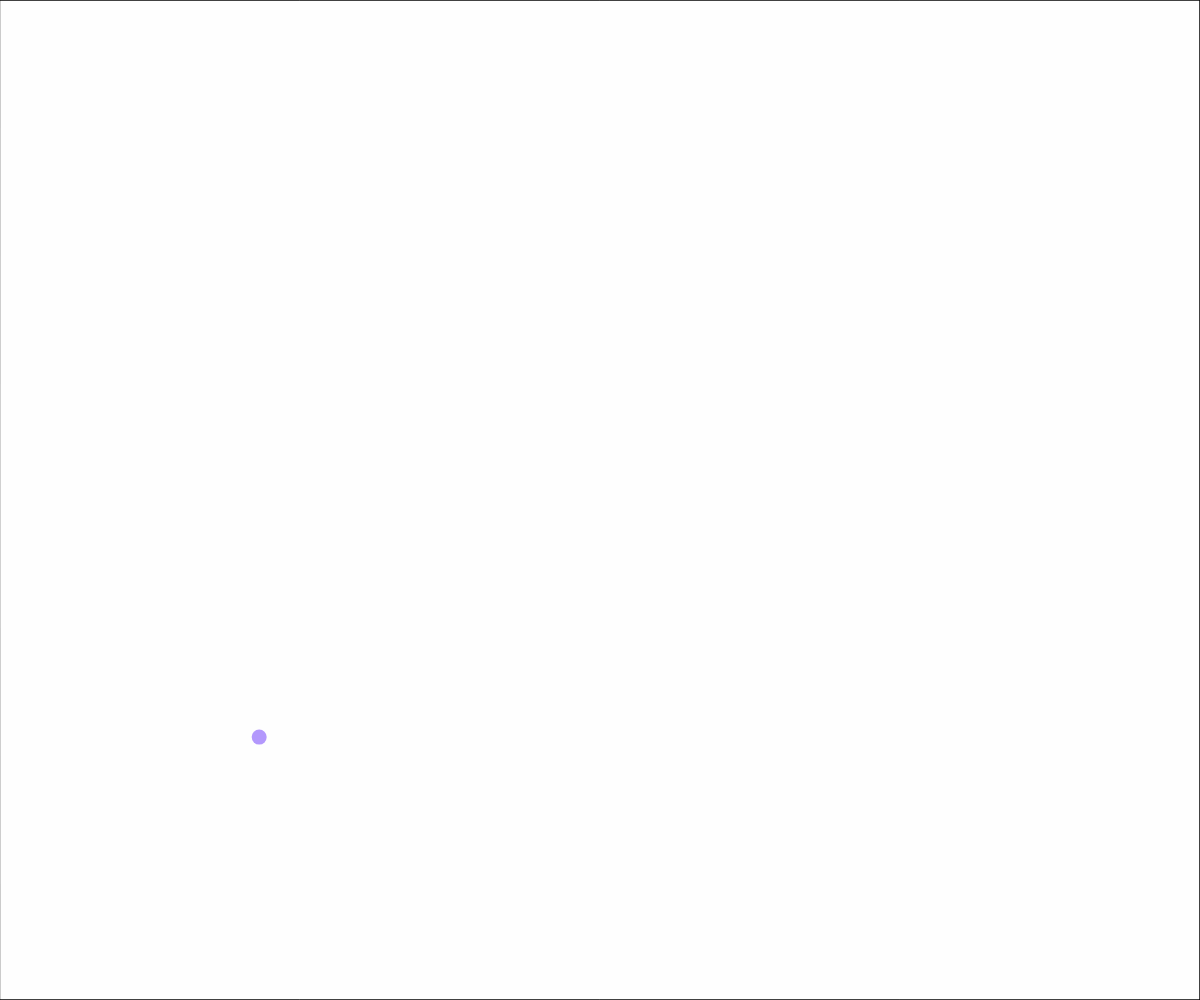
Frame 1 (no input)
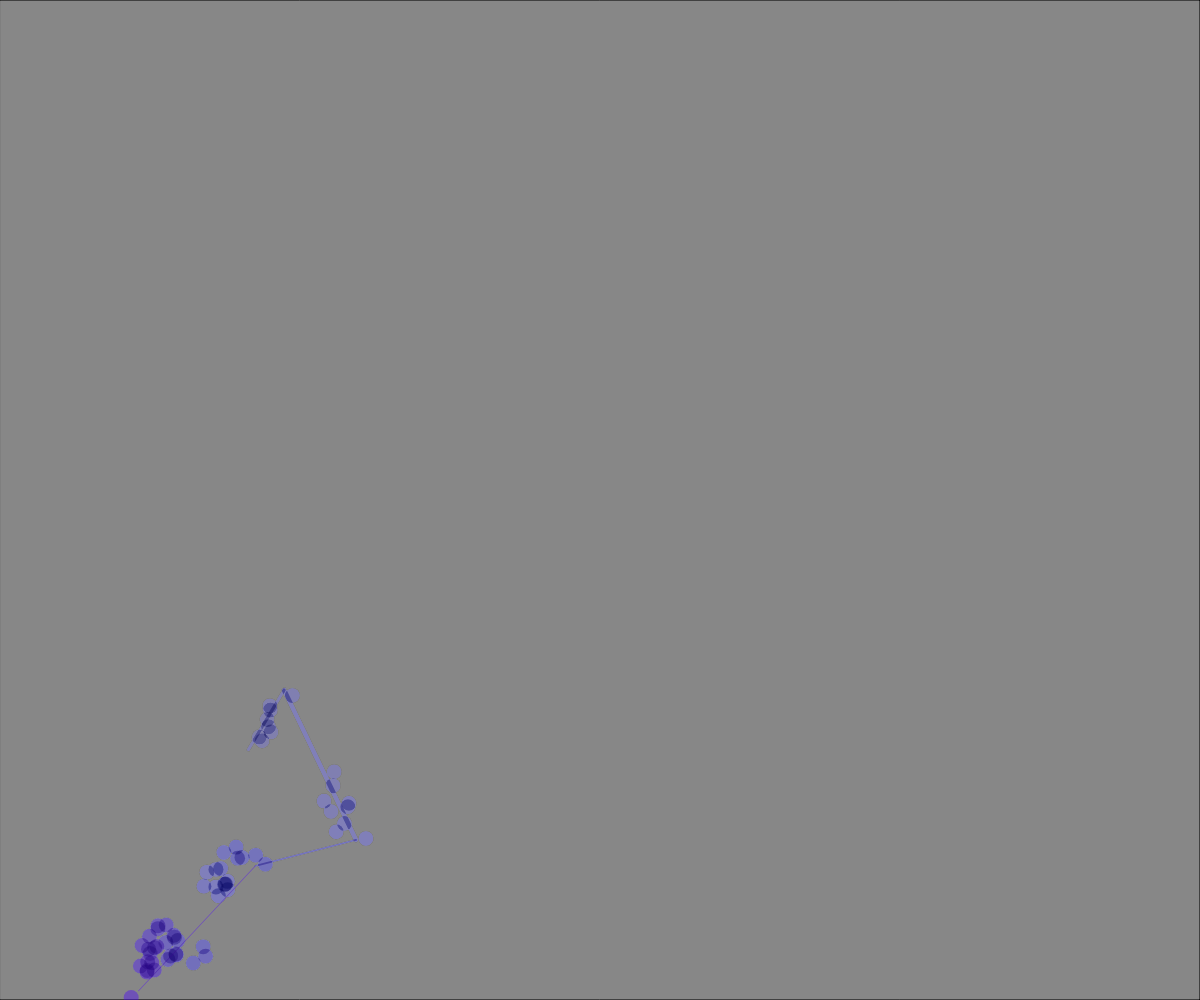
Frame 60 (no input)
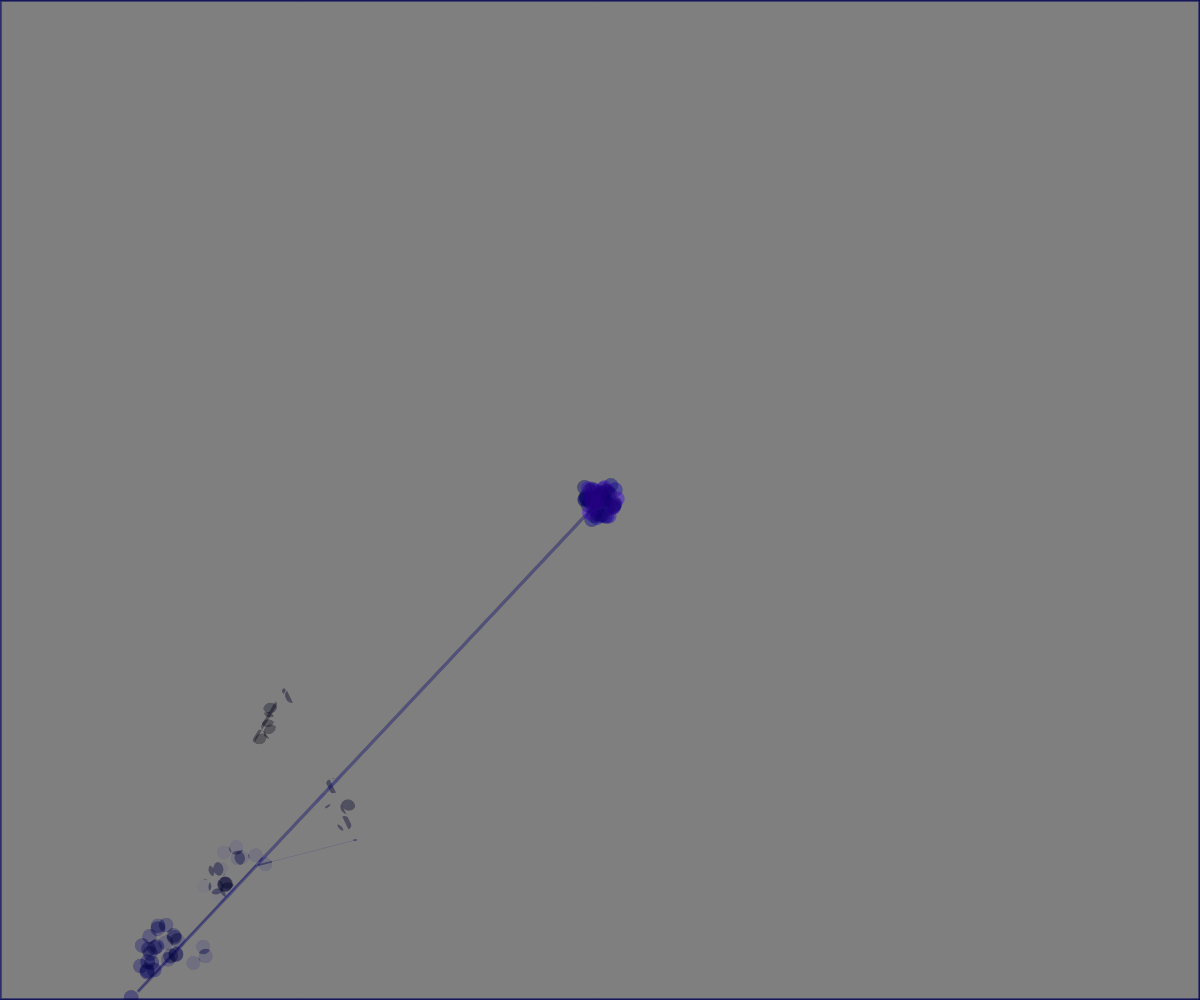
Frame 120 (the mouse pressed at the canvas centre since frame 60)

The p5.js sketch that drew these frames (run headless with seeded random() and noise() and a simulated clock; from frame 60 on, the mouse is pressed at the canvas centre):

// p5.js sketch
// ── sketch.js
let mouseradius = 200
let posX, posY;
let startX, startY;
let maxRadius = 60
let KreisD = 15
let wirt;
let punkt1, punkt2;
let multidist
let t = 40 // transparenz 
let newColor
let zähler = {}
let timer = 0



function setup() {
  createCanvas(windowWidth, windowHeight);

  colorMode(HSB, 360, 100, 100, 100)
  newColor = color(random(0, 360), 100, 100, t);

  // Ersten Wirt poition
  let minAbstandZurMaus = 200;

  do {
    startX = random(width);
    startY = random(height);
  } while (dist(startX, startY, mouseX, mouseY) < minAbstandZurMaus);

  posX = startX;
  posY = startY;

  // Punkte für Linie bestimmen
  punkt1 = createVector(posX, posY);
  punkt2 = createVector(posX, posY);

}



function draw() {




blendMode(DIFFERENCE)
noStroke;
fill(0, 0, 0, 0.5)
rect(0, 0, width, height)
noStroke;
fill(0, 0, 100, .5)
rect(0, 0, width, height)

    if (timer > 0) {
      timer--;
      // Timer läuft
    } else {
      // Timer abgelaufen - zurück auf normal
      multidist = 10;
      strokeWeight(random(0.5, 5));
    }

    if (mouseIsPressed) {
      posX = mouseX;
      posY = mouseY;
      wirt = createVector(posX, posY);
      stroke(0, 0, 0, 0);

      //KreisD = random(5, 25)
    } else {
      // Normale Animation ohne Mausklick
      posX += random(-10, 10);
      posY += random(-10, 10);
      wirt = createVector(posX, posY);
      wirt.add(p5.Vector.random2D().mult(8));
      stroke(newColor);
      //KreisD = 15

    }

    // ohne click Schlaufe
    posX += random(-10, 10);
    posY += random(-10, 10);
    wirt = createVector(posX, posY);
    wirt.add(p5.Vector.random2D().mult(multidist));




    let key = int(wirt.x / 50) + "," + int(wirt.y / 50);
    if (!zähler[key]) zähler[key] = 0;
    zähler[key]++;

    if (zähler[key] > 50) {
      newColor = color(random(0, 360), 100, 100, t);
      zähler[key] = 0;
    }
    //console.log(zähler)
    fill(newColor);
    stroke(newColor);

    // Distanz vom aktuellen Nullpunkt berechnen
    let distanceFromStart = dist(wirt.x, wirt.y, startX, startY);

    // Wenn Radius größer als maxRadius, neuen Wirt erstellen
    // Wenn Radius größer als maxRadius, neuen Wirt erstellen
    if (distanceFromStart > maxRadius) {
      punkt1 = punkt2.copy();
      punkt2 = createVector(posX, posY);

      // Linie zeichnen
      stroke(newColor);
      strokeWeight(random(0.5, 5));
      line(punkt1.x, punkt1.y, punkt2.x, punkt2.y);

      // Neuen Wirt erstellen mit zwei Bedingungen
      let versuch = 0;
      let gefunden = false;
      let maxAbstandZumAlten = 200;  // Max. Abstand zum alten Punkt
      let minAbstandZurMaus = 200;   // Min. Abstand zur Maus

      while (!gefunden && versuch < 100) {
        let neuerStartX = random(width);
        let neuerStartY = random(height);

        // Abstand zum alten Punkt prüfen
        let abstandZumAlten = dist(neuerStartX, neuerStartY, wirt.x, wirt.y);

        // Abstand zur Maus prüfen
        let abstandZurMaus = dist(neuerStartX, neuerStartY, mouseX, mouseY);

        // BEIDE Bedingungen müssen erfüllt sein
        if (abstandZumAlten <= maxAbstandZumAlten && abstandZurMaus >= minAbstandZurMaus) {
          startX = neuerStartX;
          startY = neuerStartY;
          gefunden = true;
        }
        versuch++;
      }

      // Fallback wenn nichts gefunden
      if (!gefunden) {
        startX = random(width);
        startY = random(height);
      }

      posX = startX;
      posY = startY;
    }

    // Wirt zeichnen
    noStroke();
    fill(newColor);
    circle(wirt.x, wirt.y, KreisD);

  }



// Wird bei jedem Mausklick ausgeführt
function mousePressed() {

  newColor = color(random(0, 360), 100, 100, t);

  // Linie vom letzten Punkt zur Mausposition zeichnen
  punkt1 = punkt2.copy();
  punkt2 = createVector(mouseX, mouseY);
  fill(newColor);
  stroke(newColor);
  strokeWeight(random(0.5, 5));
  line(punkt1.x, punkt1.y, punkt2.x, punkt2.y);

  // Neuen Wirt an Mausposition erstellen
  startX = mouseX;
  startY = mouseY;
  posX = startX;
  posY = startY;


}

//wird bei doppelklick ausgeführt
function doubleClicked() {
  multidist = 100;
  timer = 15;
  strokeWeight(random(7, 10));

}
